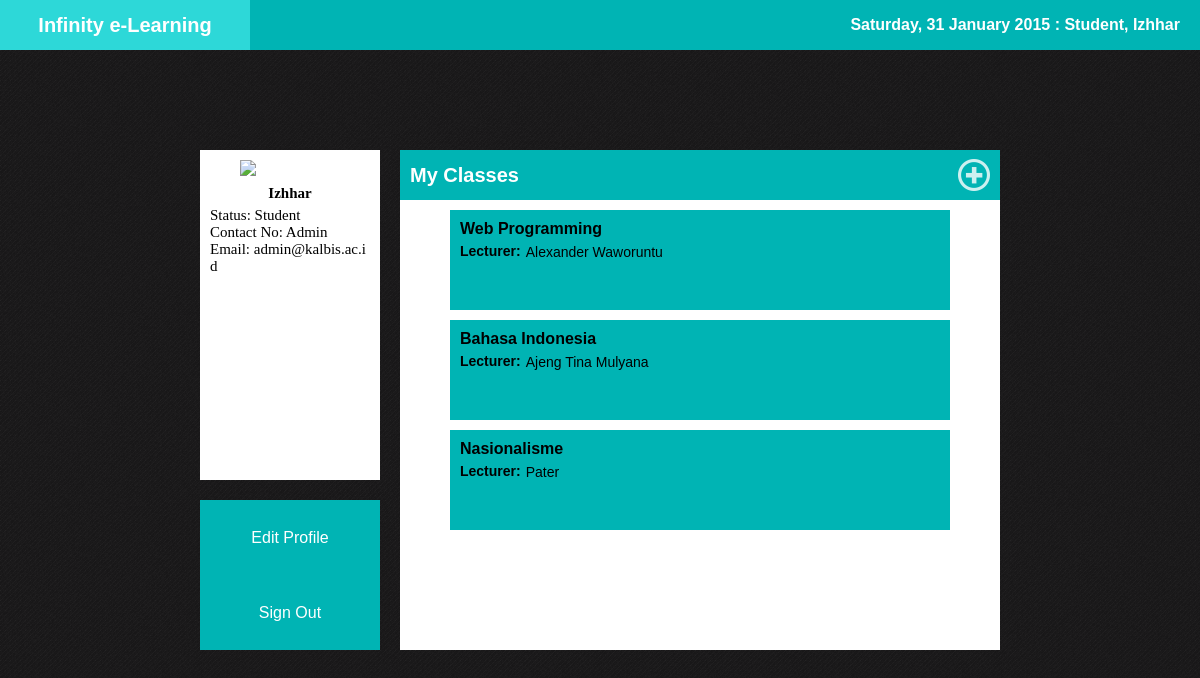
The page /modules/home_lecturer.php (signed in) on the database its author committed.
### tables this page shows
CREATE TABLE IF NOT EXISTS `msuser` (
  `id` int(10) NOT NULL,
  `password` varchar(100) NOT NULL,
  `name` varchar(100) NOT NULL,
  `contact` varchar(13) NOT NULL,
  `email` varchar(100) NOT NULL,
  `status` varchar(100) NOT NULL
);

CREATE TABLE IF NOT EXISTS `msheadermatakuliah` (
  `ID_HeaderMataKuliah` int(10) NOT NULL,
  `NamaMataKuliah` varchar(100) NOT NULL,
  `nama_dosen` varchar(255) NOT NULL
);

### modules/home_lecturer.php (the view, shortened to what this page needs)
<?php include ("../includes/db_connection.php"); ?>
<?php include ("../includes/functions.php"); ?>
<?php
	if(isset($_SESSION['login']) ) {
		$user = $_SESSION['login'];
?>
<?php
	$sql = "SELECT * FROM msuser WHERE id = '$user'";
	$result = mysqli_query($connection, $sql);
	if($row = mysqli_fetch_array($result)) {
	?>
<!DOCTYPE html>
<html>
<head>
    <link rel="stylesheet" href="../css/styles.css">
</head>
<body>
	<div id="top">
		<div id="home-link"><a href="home_lecture.php">Infinity e-Learning</a>
		</div>
		<div id="header">
			<?php echo waktu() . ': ' . $row['status'] . ', ' . $row['name']; ?>
		</div>
	</div>
    <div id="main">
        <div id="left">
            <div id="profile">
				<div id="profile-img"><img src="#"/></div>
                <div id="profile-name"><?php echo $row['name']; ?></div>
                <div id="profile-desc">
					<div>Status: <?php echo $row['status']; ?> </div>
					<div>Contact No: <?php echo $row['contact']; ?> </div>
					<div>Email: <?php echo $row['email']; ?></div>
						<?php } ?>
                </div>
            </div>
            <div id="nav">
                <ul>
                    <li><a href="edit_profile.php">Edit Profile</a></li>
                    <li><a href="logout.php">Sign Out</a></li>
                </ul>
            </div>
        </div>
        <div id="right">
            <div id="select">
				<div id="select-head">
					<span>
						My Classes
					</span>
					<a href="manage_lecture.php" class="add"></a>
				</div>
				<div id="select-body">
					<?php
						$sql = "SELECT * FROM msheadermatakuliah";
						$result = mysqli_query($connection, $sql);
						while($row = mysqli_fetch_assoc($result)) {
					?>
					<div class="select-page">
						<a href="session_lecturer.php?ID_HeaderMataKuliah=<?php echo $row['ID_HeaderMataKuliah'] ?>">
							<span class="class-title"><?php echo $row['NamaMataKuliah']; ?></span>
							<label>Lecturer:</label><span class="class-lecturer"><?php echo $row['nama_dosen']; ?>
							</span>
						</a>
					</div>
					<?php } ?>
				</div>
			</div>
        </div>
    </div>
</body>
</html>
<?php
}else {
	header('Location: ../index.php');
}
?>

### css/styles.css (style rules this page uses)
body { padding: 0px; margin: 0px; background: url(../images/bg.png); font-family: verdana, sans-serif; }
#top { height: 50px; background: #00B4B4; }
#home-link { float: left; width: 250px; text-align: center; line-height: 50px; font-weight: bold; }
#home-link > a { display: block; text-decoration: none; color: #fff; font-family: verdana, sans-serif; font-size: 20px; }
#header { float: right; line-height: 50px; color: #fff; font-weight: bold; padding-right: 20px; }
#main { position: absolute; top: 50%; left: 50%; margin-left: -400px; margin-top: -250px; width: 800px; height: 500px; }
#left { position: absolute; top: 0px; left: 0px; height: 100%; width: 200px; widows: 100px; }
#right { position: absolute; top 0px; right: 0px; height: 100%; width: 600px; }
#home-link { font-family: Palatino Linotype; font-size: 25px; }
#profile { box-sizing: border-box; width: 180px; height: 330px; font-family: Verdana; font-size:15px; background: #fff; padding: 10px; word-break: break-all; word-wrap: break-word; }
#profile div { display: block; }
#profile-img > img { width: 100px; margin-left: 30px; }
#profile-name { text-align: center; font-weight: bold; padding: 5px; }
#nav { margin-top: 20px; width: 180px; height: 150px; background: #00B4B4; }
#nav ul { padding: 0px; list-style: none; }
#nav li { line-height: 75px; text-align: center; }
#nav a { display: block; text-decoration: none; color: #fff; }
#select { width: 100%; float: right; height: 100%; background: #fff; }
#select-head { position: absolute; box-sizing: border-box; top: 0px; left: 0px; width: 100%; height: 50px; line-height: 50px; background: #00B4B4; padding: 0px 10px; }
#select-head > span { color: #fff; font-weight: bold; font-size: 20px; float: left; }
#select-head > .add { width: 32px; height: 32px; background: url(../images/plus.png); margin-top: 9px; float: right; opacity: 0.8; }
#select-body { margin-top: 50px; height: 450px; overflow-x: hidden; overflow-y: scroll; }
.select-page { width: 500px; height: 100px; background: #00B4B4; margin: 10px auto 10px auto; }
.select-page > a { box-sizing: border-box; display: block; width: 100%; height: 100%; text-decoration: none; padding: 10px; }
.select-page .class-title { display: block; color: #000; font-weight: bold; margin-bottom: 5px; }
.select-page label { float: left; color: #000; font-weight: bold; padding-right: 5px; font-size: 14px; }
.select-page .class-lecturer { color: #000; font-size: 14px; }

### rows shown on the page
msuser: status "Student", name "Izhhar", contact "Admin", email "admin@kalbis.ac.id"
msheadermatakuliah: NamaMataKuliah "Web Programming", nama_dosen "Alexander Waworuntu"
msheadermatakuliah: NamaMataKuliah "Bahasa Indonesia", nama_dosen "Ajeng Tina Mulyana"
msheadermatakuliah: NamaMataKuliah "Nasionalisme", nama_dosen "Pater"
